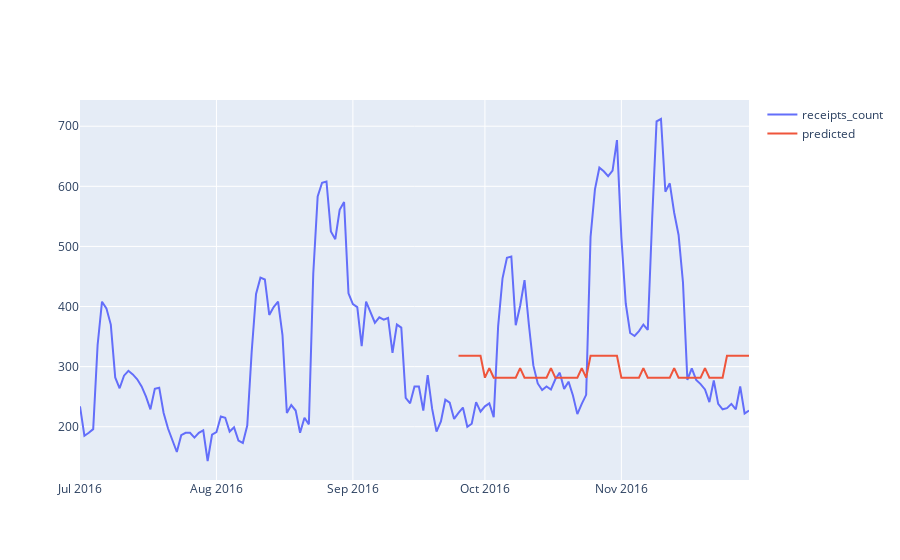

Notebook source saved alongside this figure:
### Code cell
py.iplot([
    go.Scatter(x=data_ahmat['date'], y=data_ahmat['receipts_count'], name='receipts_count'),
    go.Scatter(x=test_df['date'], y=y_test_pred_xgb, name='predicted'),
    ])
